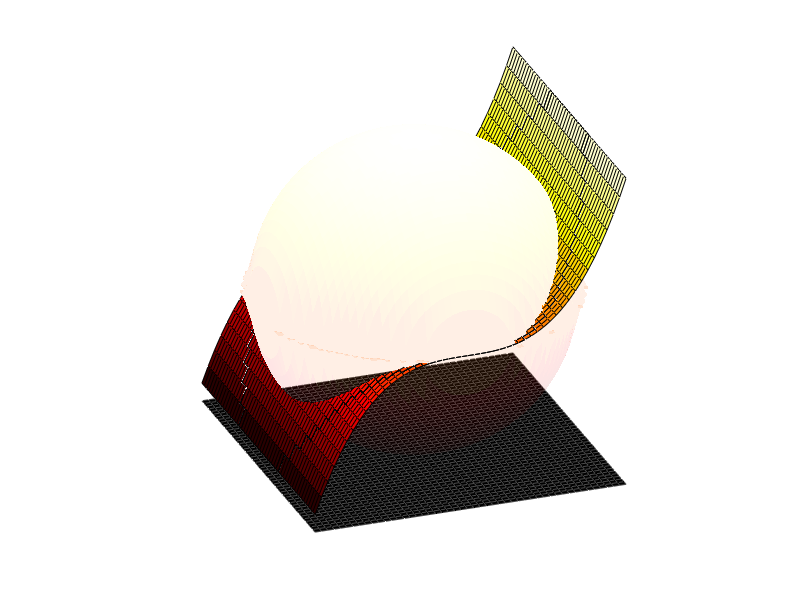
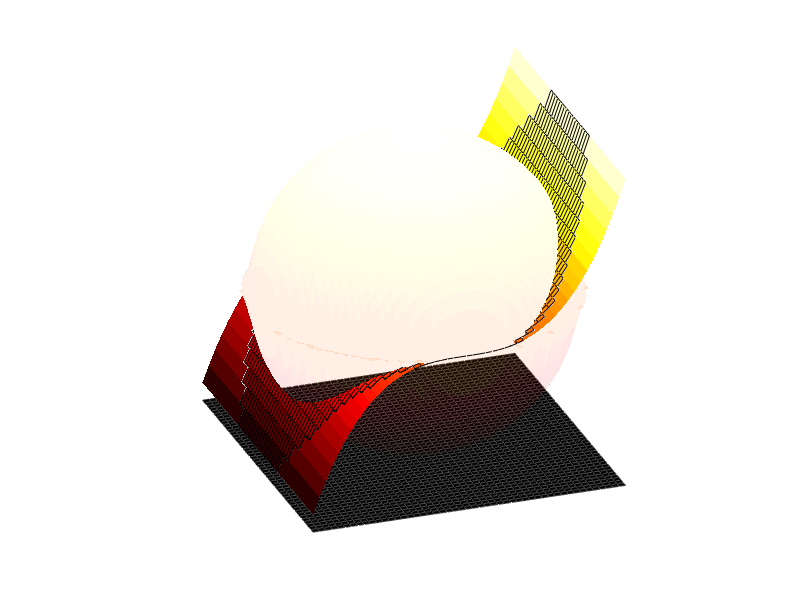
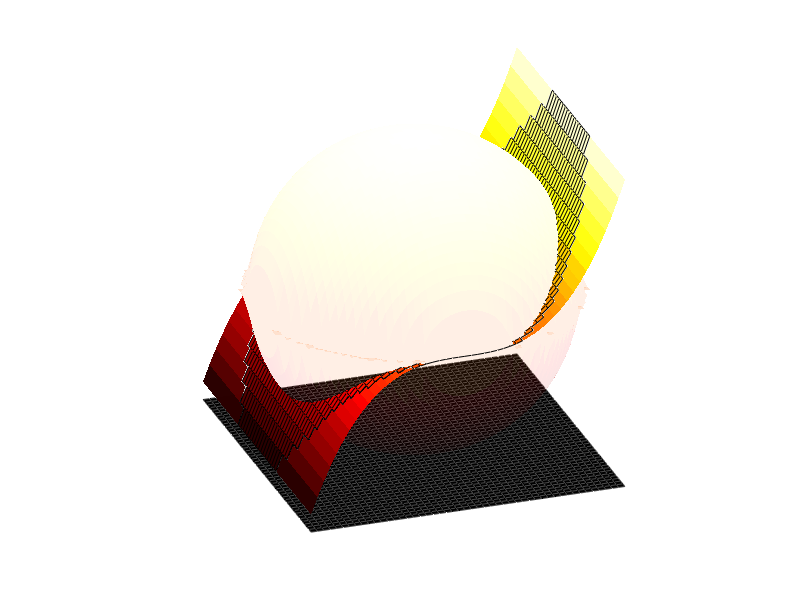
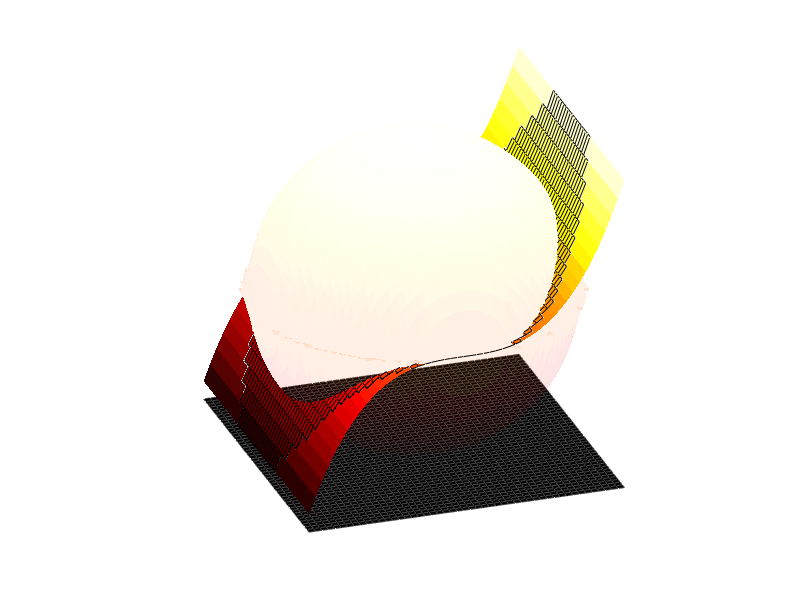

Recreate these plots in MATLAB, in order.
clear all; %close all; 

radius = 25;


peaksSurf = peaks(60).*1.5;
rasterSurf = peaksSurf(6:55,6:55);

rasterSurf = zeros(50,50);

%------------------------------------------
% tilt
for x=1:2*radius
   for y=1:2*radius
       rasterSurf(x,y) = rasterSurf(x,y)+ 0.1*x + 0.15*y;
   end
end
%------------------------------------------


x=[-24:25]; myFunc = (x).^3; myFunc = radius * myFunc / max( myFunc );
rasterSurf = repmat((myFunc),50,1);

%------------------------------------------


rasterSurf = rasterSurf - rasterSurf(26,26) + radius; %central pixel is always 0
rasterSurfCutAway = rasterSurf;

voxelStack    = zeros( radius*2, radius*2 );

rasterSurfSphere    = zeros( radius*2, radius*2 ); 

rasterSum   = zeros( radius*2, radius*2 ); 

for x=1:2*radius
   for y=1:2*radius
       toBeSqrt = (radius*.98)^2 -(x-0.5-radius)^2 -(y-0.5-radius)^2;
       if( toBeSqrt<0 )
           voxelStack(x,y) = nan;
           if( toBeSqrt > -75 )
              voxelStack(x,y) = 0;
            %rasterSurfCutAway(x,y) = nan;
           end
       else
            voxelStack(x,y) = sqrt( toBeSqrt ); 
            rasterSurfCutAway(x,y) = nan;
       end
   end
end
voxelStackBot = -voxelStack + radius;
voxelStackTop =  voxelStack + radius;

startAZ = -20;
animFig = figure; hold on; 
set( animFig, 'color', [ 1.0 1.0 1.0 ] ); % set background to white
colormap hot; caxis( [0 2*radius]);
view( startAZ, 25 );
grid on; axis off;
h0 = surface( zeros(50,50)+.001 ); set( h0, 'EdgeColor', [ .3 .3 .3 ], 'FaceColor', 'black' );
h1 = surface( voxelStackTop );set( h1, 'EdgeAlpha', 0.1, 'FaceAlpha', 0.1 );
h2 = surface( voxelStackBot ); set( h2, 'EdgeAlpha', 0.1, 'FaceAlpha', 0.1 );
h3 = surface( rasterSurf+0*voxelStack );
h4 = surface( rasterSurfCutAway );
axis tight; axis equal; axis vis3d;

angles = startAZ:0.5:startAZ+180;
transpCutAway = (length(angles):-1:1)./length(angles);
ctr=1;
ctrFrames=0;
for azView = angles
    set( h4, 'FaceAlpha', transpCutAway(ctr), 'EdgeAlpha', transpCutAway(ctr) );
    view( azView, 25 );
    %pause(0.01);
    filename = sprintf( 'frames/spherical_filtermask_applied_frame_%05i.png', ctrFrames );
    saveas( animFig, filename );
    ctrFrames = ctrFrames + 1;
    ctr=ctr+1;
end
delete( h4 );

angles = azView:0.2:azView+90;
rel = 1/(length(angles)-1);
ctr=0;
for azView = angles
    delete( h1 );
    delete( h2 );
    delete( h3 );
    h3 = surface( rasterSurf-(radius-voxelStack)*ctr*rel ); 
    h1 = surface( voxelStackTop-(radius-voxelStack)*ctr*rel ); set( h1, 'EdgeAlpha', 0.1, 'FaceAlpha', 0.1 );
    h2 = surface( voxelStackBot-(radius-voxelStack)*ctr*rel ); set( h2, 'EdgeAlpha', 0.1, 'FaceAlpha', 0.1 );
    view( azView, 25 );
    %pause(0.01);
    filename = sprintf( 'frames/spherical_filtermask_applied_frame_%05i.png', ctrFrames );
    saveas( animFig, filename );
    ctrFrames = ctrFrames + 1;
    ctr=ctr+1;
end

elSteps = 25:90;
azDelta = ( 270 - azView )/(length(elSteps)-1);
ctr=1;
for elView = elSteps
    view( azView+ctr*azDelta, elView );
    %pause(0.01);
    filename = sprintf( 'frames/spherical_filtermask_applied_frame_%05i.png', ctrFrames );
    saveas( animFig, filename );
    ctrFrames = ctrFrames + 1;
    ctr=ctr+1;
end

rasterSurfFinal = rasterSurf-(radius-voxelStack);
rasterSurfFinal( find( rasterSurfFinal < 0 ) ) = 0;
rasterVolume = min( rasterSurfFinal, voxelStack.*2 );
figResult = figure; hold on; axis off;
set( figResult, 'color', [ 1.0 1.0 1.0 ] ); % set background to white
colormap hot; caxis( [0 2*radius]);
surface( rasterVolume );
h0 = surface( zeros(50,50)+.001 ); set( h0, 'EdgeColor', [ .3 .3 .3 ], 'FaceColor', 'black' );
h1 = surface( zeros(50,50)+2*radius ); set( h0, 'EdgeColor', [ .3 .3 .3 ], 'FaceColor', 'black' );
view( startAZ, 25 );
axis tight; axis equal; axis vis3d;
delete( h1 );
view( -90, 90 );





